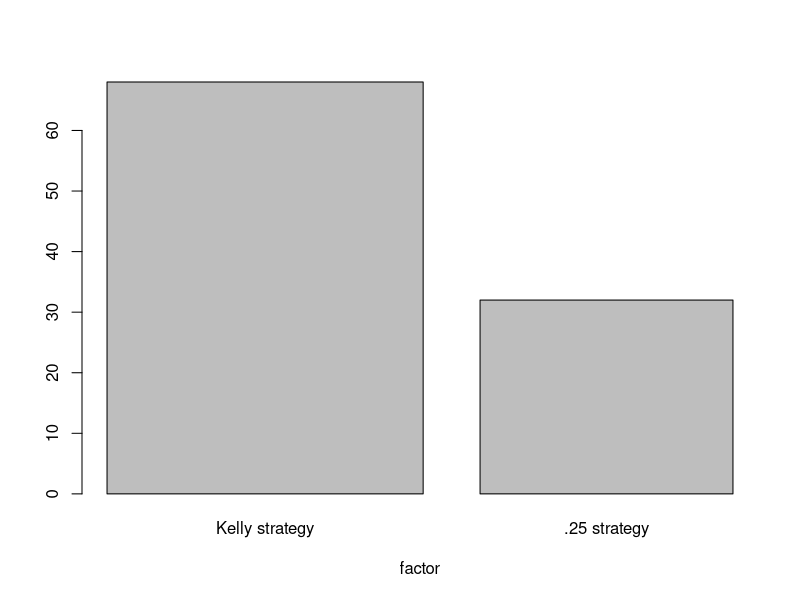

Source code (R):
#Projekt numer 1  
# Short description:

# Simulate two people: one playing 20% (Kelly strategy), another a different strategy (say, 10%, 30% ...).
# Assume they are playing with the same coin. In the simulation, what was the percentage of cases
# when the final bankroll of the Kelly player was higher than the final bankroll of the other person?

#I added few functions to the program:
#1)It calculates for 3 strategies
#2)It calculates average bankrolls for each stragegy for each toss
#3)It draws a plot of a average bankroll for each strategy after each toss
#4)Is is made to change variables in simple way so we can test diffrent scenarios

#Summary:
#after testing this program a few times i noticed that 20% probably the most optimal strategy to play
#what is interesting, avrage bankroll with betting 30% grows much faster than in Kelly strategy
#but there is higher probability that after (for example 100 toses) you will end with less money betting 30% than 20%
#in conclusion, if you bet higher than 20% the game takes a rule: high risk high reward. It means that u can win much more
#or lose, setting 20% the safest strategy if the game is abut 80 toses long or more, then the longer the game the better
#Kelly strategy becomes, for early game 30% and 10% gives better results


# robimy monete

value<-c(-1,1)                    

prob<-c(.4,.6)            

coinA<-data.frame(value, prob)    


#liczniki zwyciestw
win.strategy <- 0          
win.Kelly <- 0  

n<-10           #liczba rzutow
x<-100          #liczba symulacji
strategy <- .25
Kelly <- .2


for (j in 1:x) #petla ktora sie wykonuje x razy
{
  
  #rzucamy moneta, niech rozpocznie sie hazard
  sample1<-sample(coinA$value, size=n, prob=coinA$prob, replace=TRUE)
  
  bankroll.strat<-rep(0,n+1)      
  bankroll.Kelly<-rep(0,n+1)      
  #stowa na start
  bankroll.strat[1]<-100  
  bankroll.Kelly[1]<-100
  
  for (j in 1:n) {
    
    #liczenie hajsu po rzucie
    bankroll.strat[j+1]<-bankroll.strat[j]*(1+strategy*sample1[j]);      
    bankroll.Kelly[j+1]<-bankroll.Kelly[j]*(1+Kelly*sample1[j]);
  }
  
  #zliczanie zwyciestw
  
  if (bankroll.Kelly[n+1] > bankroll.strat[n+1])
  {
    win.Kelly =  win.Kelly + 1
  }
  if (bankroll.Kelly[n+1] < bankroll.strat[n+1])
  {
    win.strategy =  win.strategy + 1
  }
}

print((win.Kelly/x)*100)                
print((win.strategy/x)*100)


v <- c(win.Kelly, win.strategy)                  
s<-c(strategy,Kelly)

barplot(v,s, xlab = "factor", names.arg=c("Kelly strategy", ".25 strategy"))